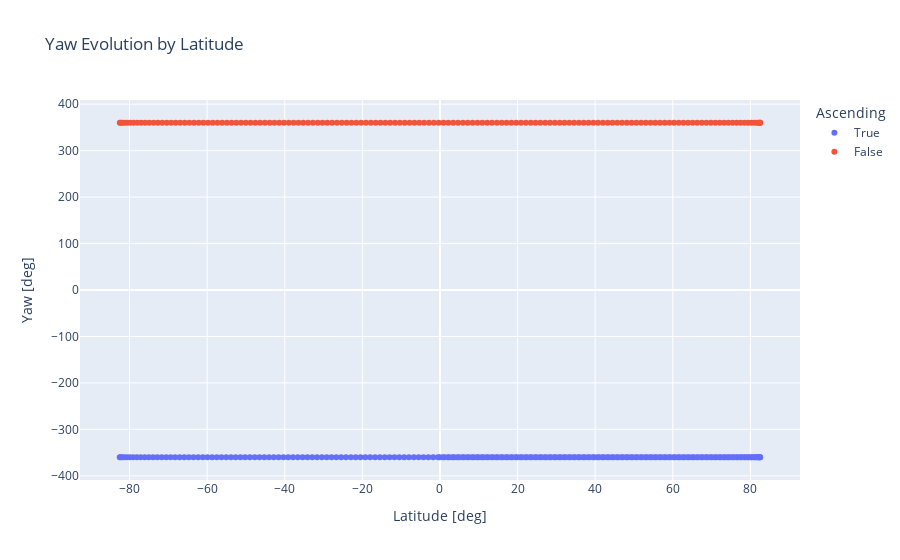

The cell this chart's notebook holds for it:
### Code cell
yprs = pd.DataFrame(
    data=[
        calculate_ypr(state)
        for state in yaw_compensated_profile.get_states_at(
            instants=instants,
        )
    ],
    columns=[
        "Timestamp",
        "Longitude [deg]",
        "Latitude [deg]",
        "Altitude [m]",
        "Yaw [deg]",
        "Pitch [deg]",
        "Roll [deg]",
        "Ascending"
    ],
)

px.scatter(
    yprs,
    x="Latitude [deg]",
    y="Yaw [deg]",
    title="Yaw Evolution by Latitude",
    color="Ascending",
)

### Figure 1 — Plotly figure (JSON) as saved in the notebook; plotly's stock layout.template omitted (floating-point values rounded to 4 significant figures; data arrays with more than 128 entries replaced by an {"elided": "..."} marker saying what was removed)
{"data": [{"hovertemplate": "Ascending=True<br>Latitude [deg]=%{x}<br>Yaw [deg]=%{y}<extra></extra>", "legendgroup": "True", "marker": {"color": "#636efa", "symbol": "circle"}, "mode": "markers", "name": "True", "orientation": "v", "showlegend": true, "type": "scatter", "x": {"elided": "216 float values"}, "xaxis": "x", "y": {"elided": "216 float values"}, "yaxis": "y"}, {"hovertemplate": "Ascending=False<br>Latitude [deg]=%{x}<br>Yaw [deg]=%{y}<extra></extra>", "legendgroup": "False", "marker": {"color": "#EF553B", "symbol": "circle"}, "mode": "markers", "name": "False", "orientation": "v", "showlegend": true, "type": "scatter", "x": {"elided": "145 float values"}, "xaxis": "x", "y": {"elided": "145 float values"}, "yaxis": "y"}], "layout": {"legend": {"title": {"text": "Ascending"}, "tracegroupgap": 0}, "title": {"text": "Yaw Evolution by Latitude"}, "xaxis": {"anchor": "y", "domain": [0.0, 1.0], "title": {"text": "Latitude [deg]"}}, "yaxis": {"anchor": "x", "domain": [0.0, 1.0], "title": {"text": "Yaw [deg]"}}}}
